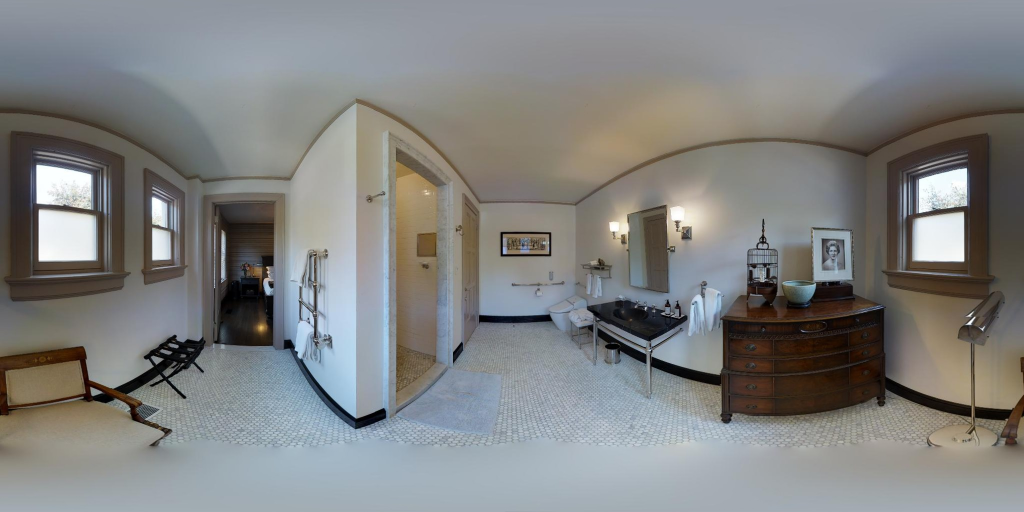
#> input picture DuLa-Net/figs/001.jpg, 2048 x 1024 px (shown at 1/2 size)
$ python -i postproc.py   (imports and definitions only)
#> lines starting #> are read from the running program, lines starting #| are printed output that depends on the picture; after the words box and inside, x2 and y2 are one past the last pixel; in counts of white or black regions, pixels touching at a corner belong together
import os
import sys
import math

import numpy as np
import cv2
from skimage import draw

import Utils
import config as cf


def safe_find_contours(img, mode, method):
    """Wrapper for OpenCV 3.x vs 4.x compatibility"""
    contours_info = cv2.findContours(img, mode, method)
    if len(contours_info) == 3:  # OpenCV 3.x
        _, contours, hierarchy = contours_info
    else:  # OpenCV 4.x
        contours, hierarchy = contours_info
    return contours, hierarchy


def fit_floorplan(data):

    # Thresholding by 0.5
    _, data_thresh = cv2.threshold(data, 0.5, 1, 0)
    data_thresh = np.uint8(data_thresh)

    # Find contours
    data_cnt, data_heri = safe_find_contours(data_thresh, cv2.RETR_LIST, cv2.CHAIN_APPROX_SIMPLE)
    data_cnt.sort(key=lambda x: cv2.contourArea(x), reverse=True)

    # Largest bounding box
    sub_x, sub_y, w, h = cv2.boundingRect(data_cnt[0])
    data_sub = data_thresh[sub_y:sub_y+h, sub_x:sub_x+w]

    # Contours on cropped
    data_cnt, data_heri = safe_find_contours(data_sub, cv2.RETR_LIST, cv2.CHAIN_APPROX_SIMPLE)
    data_cnt.sort(key=lambda x: cv2.contourArea(x), reverse=True)
    epsilon = 0.005 * cv2.arcLength(data_cnt[0], True)
    approx = cv2.approxPolyDP(data_cnt[0], epsilon, True)

    # Regression analysis on edges
    x_lst = [0, ]
    y_lst = [0, ]
    for i in range(len(approx)):
        p1 = approx[i][0]
        p2 = approx[(i+1) % len(approx)][0]

        if (p2[0]-p1[0]) == 0:
            slope = 10
        else:
            slope = abs((p2[1]-p1[1]) / (p2[0]-p1[0]))

        if slope <= 1:
            s = int((p1[1] + p2[1]) / 2)
            y_lst.append(s)
        elif slope > 1:
            s = int((p1[0] + p2[0]) / 2)
            x_lst.append(s)

    x_lst.append(data_sub.shape[1])
    y_lst.append(data_sub.shape[0])
    x_lst.sort()
    y_lst.sort()

    # Merge close points
    diag = math.sqrt(math.pow(data_sub.shape[1], 2) + math.pow(data_sub.shape[0], 2))

    def merge_near(lst):
        group = [[0, ]]
        for i in range(1, len(lst)):
            if lst[i] - np.mean(group[-1]) < diag * 0.05:
                group[-1].append(lst[i])
            else:
                group.append([lst[i], ])
        group = [int(np.mean(x)) for x in group]
        return group

    x_lst = merge_near(x_lst)
    y_lst = merge_near(y_lst)

    # Build floorplan grid
    ans = np.zeros((data_sub.shape[0], data_sub.shape[1]))
    for i in range(len(x_lst)-1):
        for j in range(len(y_lst)-1):
            sample = data_sub[y_lst[j]:y_lst[j+1], x_lst[i]:x_lst[i+1]]
            score = sample.mean()
            if score >= 0.5:
                ans[y_lst[j]:y_lst[j+1], x_lst[i]:x_lst[i+1]] = 1

    # Final contours
    pred = np.uint8(ans)
    pred_cnt, pred_heri = safe_find_contours(pred, cv2.RETR_LIST, cv2.CHAIN_APPROX_SIMPLE)
    pred_cnt.sort(key=lambda x: cv2.contourArea(x), reverse=True)
    polygon = [(p[0][1], p[0][0]) for p in pred_cnt[0][::-1]]

    Y = np.array([p[0]+sub_y for p in polygon])
    X = np.array([p[1]+sub_x for p in polygon])
    fp_pts = np.concatenate((Y[np.newaxis, :], X[np.newaxis, :]), axis=0)

    # Draw floorplan
    fp_pred = np.zeros(data.shape)
    rr, cc = draw.polygon(fp_pts[0], fp_pts[1])
    rr = np.clip(rr, 0, data.shape[0]-1)
    cc = np.clip(cc, 0, data.shape[1]-1)
    fp_pred[rr, cc] = 1

    return fp_pts, fp_pred


def run(fp_prob, fc_prob_up, fc_prob_down, height_pred):

    # Normalize floor-ceiling map
    scale = cf.camera_h / (height_pred - cf.camera_h)
    fc_prob_down_r = Utils.resize_crop(fc_prob_down, scale, cf.fp_size)

    # Fuse maps
    fp_prob_fuse = fp_prob * 0.5 + fc_prob_up * 0.25 + fc_prob_down_r * 0.25

    # Run 2D floorplan fitting
    fp_pts, fp_pred = fit_floorplan(fp_prob_fuse)

    return fp_pts, fp_pred

>>> import cv2
>>> picture = cv2.imread('figs/001.jpg', cv2.IMREAD_GRAYSCALE)
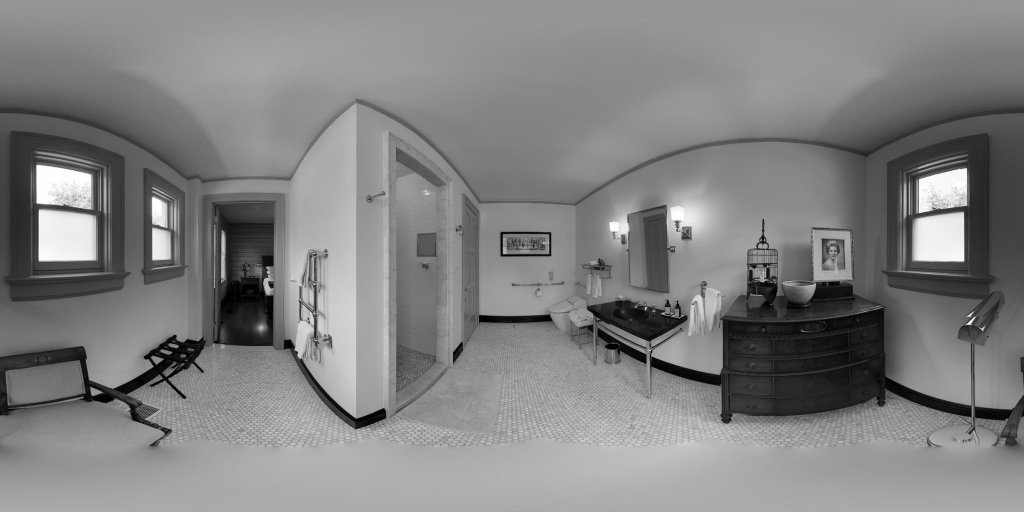
#> picture: shape (1024, 2048) (shown at 1/2 size); min 0, max 255, mean 129.3
>>> result = fit_floorplan(picture)
#> in fit_floorplan, `_, data_thresh = cv2.threshold(data, 0.5, 1, 0)`:
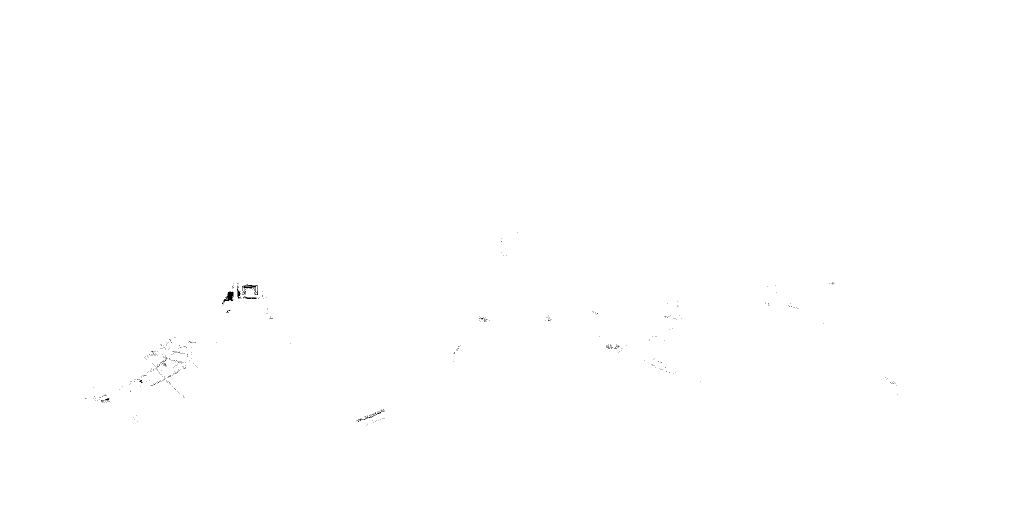
#> data_thresh: shape (1024, 2048) (shown at 1/2 size); values 0 (black) and 1 (white), 99.9% white; black in thin lines or dots, all inside (x1, y1, x2, y2) = (170, 465, 1795, 851)
#> in safe_find_contours, `contours_info = cv2.findContours(img, mode, method)`: contours_info = 553 contours, 541 with area under 20; largest, box (x1, y1, x2, y2) and area: (0, 0, 2048, 1024) 2094081, (446, 582, 469, 608) 291, (486, 568, 517, 578) 194, (473, 570, 482, 598) 115, (485, 592, 514, 599) 84
#> in safe_find_contours, `contours, hierarchy = contours_info`: contours has the same summary as contours_info
#> in fit_floorplan, `data_cnt, data_heri = safe_find_contours(data_thresh, cv2.RETR_LIST, c..`: data_cnt has the same summary as contours_info in safe_find_contours; data_heri = 553 rows, first 6: [1, -1, -1, -1], [2, 0, -1, -1], [3, 1, -1, -1], [4, 2, -1, -1], [5, 3, -1, -1], [6, 4, -1, -1]
#> in fit_floorplan, `sub_x, sub_y, w, h = cv2.boundingRect(data_cnt[0])`: sub_x = 0; w = 2048; h = 1024
#> in fit_floorplan, `epsilon = 0.005 * cv2.arcLength(data_cnt[0], True)`: epsilon = 30.7
#> in fit_floorplan, `approx = cv2.approxPolyDP(data_cnt[0], epsilon, True)`: approx = [[0, 0], [0, 1023], [2047, 1023], [2047, 0]]
#> the loop in fit_floorplan, `for i in range(len(approx)):` made 4 passes
#> (p1, p2, slope, s) on passes 1, 3: ([0, 0], [0, 1023], 10, 0), ([2047, 1023], [2047, 0], 10, 2047)
#> (p2, slope, s) on pass 2: ([2047, 1023], 0, 1023)
#> after the loop in fit_floorplan, `for i in range(len(approx)):`: x_lst = [0, 0, 2047]; y_lst = [0, 1023, 0]
#> the loop in merge_near, `for i in range(1, len(lst)):` made 3 passes
#> after the loop in merge_near, `for i in range(1, len(lst)):`: group = [[0, 0], [2047, 2048]]
#> in merge_near, `group = [int(np.mean(x)) for x in group]`: group = [0, 2047]
#> the loop in merge_near (call 2), `for i in range(1, len(lst)):` made 3 passes
#> in fit_floorplan, `y_lst = merge_near(y_lst)`: y_lst = [0, 1023]
#> the loop in fit_floorplan, `for i in range(len(x_lst)-1):` made 1 pass
#> after the loop in fit_floorplan, `for i in range(len(x_lst)-1):`:
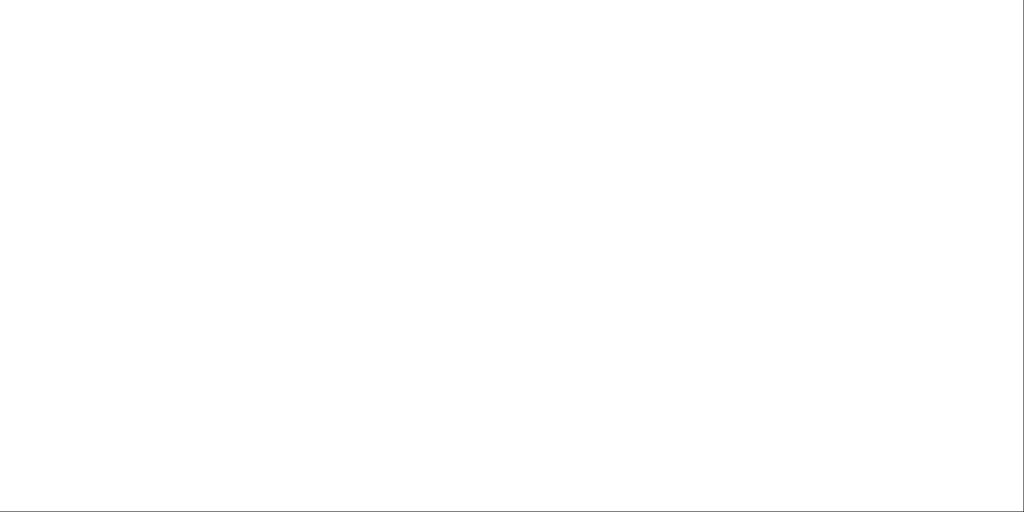
#> ans: shape (1024, 2048) float64 (shown at 1/2 size); values 0 (black) and 1 (white), 99.9% white; black in thin lines or dots
#> in safe_find_contours (call 3), `contours_info = cv2.findContours(img, mode, method)`: contours_info = 1 contour; box (x1, y1, x2, y2) and area: (0, 0, 2047, 1023) 2091012
#> in fit_floorplan, `pred_cnt, pred_heri = safe_find_contours(pred, cv2.RETR_LIST, cv2.CHAI..`: pred_cnt = [[[0, 0], [0, 1022], [2046, 1022], [2046, 0]]]; pred_heri = [[-1, -1, -1, -1]]
#> in fit_floorplan, `polygon = [(p[0][1], p[0][0]) for p in pred_cnt[0][::-1]]`: polygon = [(0, 2046), (1022, 2046), (1022, 0), (0, 0)]
#> in fit_floorplan, `Y = np.array([p[0]+sub_y for p in polygon])`: Y = [0, 1022, 1022, 0]
#> in fit_floorplan, `X = np.array([p[1]+sub_x for p in polygon])`: X = [2046, 2046, 0, 0]
#> in fit_floorplan, `fp_pts = np.concatenate((Y[np.newaxis, :], X[np.newaxis, :]), axis=0)`: fp_pts = [[0, 1022, 1022, 0], [2046, 2046, 0, 0]]

$ run again, on DuLa-Net/figs/004.jpg
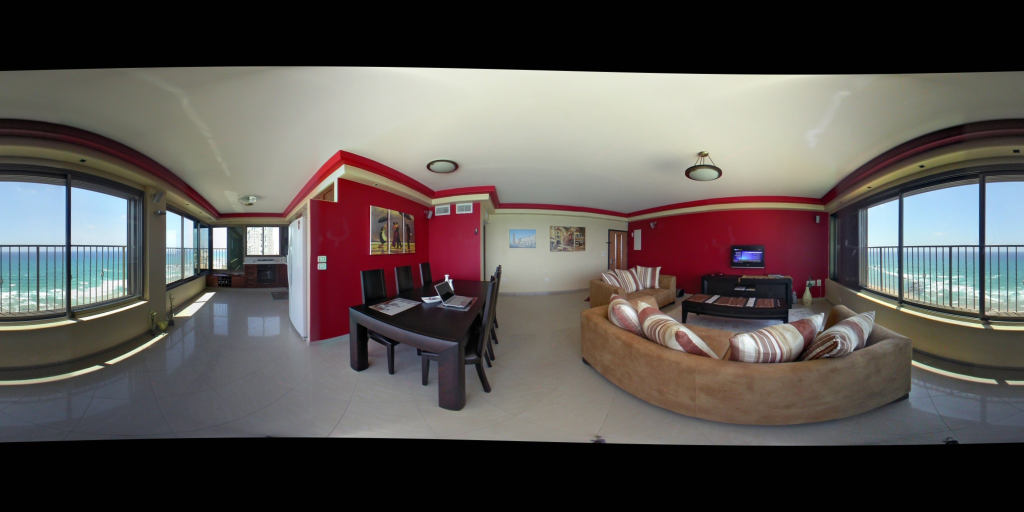
#> input picture DuLa-Net/figs/004.jpg, 2048 x 1024 px (shown at 1/2 size)
#> `picture = cv2.imread('figs/001.jpg', cv2.IMREAD_GRAYSCALE)`:
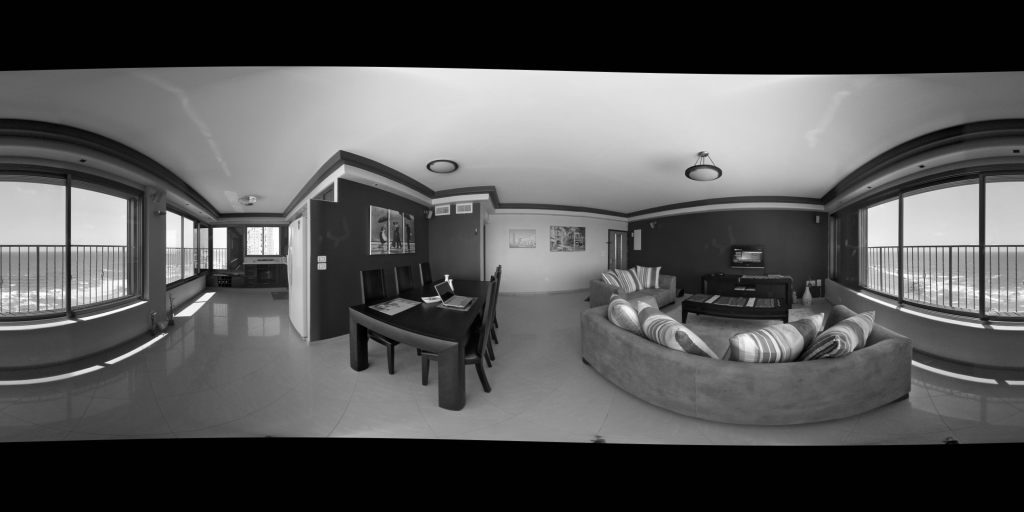
#> picture: shape (1024, 2048) (shown at 1/2 size); min 0, max 255, mean 85.9
#> in fit_floorplan, `_, data_thresh = cv2.threshold(data, 0.5, 1, 0)`:
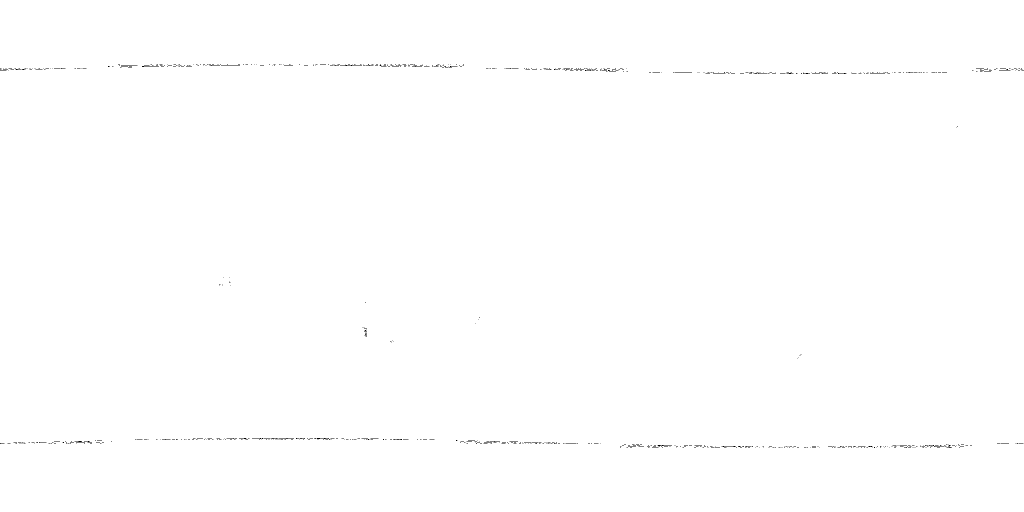
#> data_thresh: shape (1024, 2048) (shown at 1/2 size); values 0 (black) and 1 (white), 99.8% white; black in thin lines or dots, all inside (x1, y1, x2, y2) = (0, 128, 2048, 896)
#> contours_info = 806 contours, 716 with area under 20; largest, box (x1, y1, x2, y2) and area: (0, 0, 2048, 1024) 2094022, (687, 129, 725, 133) 77, (283, 131, 319, 135) 72, (1348, 144, 1385, 147) 70, (1739, 143, 1772, 148) 66
#> contours has the same summary as contours_info
#> data_cnt has the same summary as contours_info in safe_find_contours; data_heri = 806 rows, first 6: [1, -1, -1, -1], [2, 0, -1, -1], [3, 1, -1, -1], [4, 2, -1, -1], [5, 3, -1, -1], [6, 4, -1, -1]
#> sub_x = 0; w = 2048; h = 1024
#> epsilon = 30.97
#> approx = [[0, 0], [0, 1023], [2047, 1023], [2047, 0]]
#> the loop in fit_floorplan, `for i in range(len(approx)):` made 4 passes
#> (p1, p2, slope, s) on passes 1, 3: ([0, 0], [0, 1023], 10, 0), ([2047, 1023], [2047, 0], 10, 2047)
#> after the loop in fit_floorplan, `for i in range(len(approx)):`: x_lst = [0, 0, 2047]; y_lst = [0, 1023, 0]
#> the loop in merge_near, `for i in range(1, len(lst)):` made 3 passes
#> after the loop in merge_near, `for i in range(1, len(lst)):`: group = [[0, 0], [2047, 2048]]
#> in merge_near, `group = [int(np.mean(x)) for x in group]`: group = [0, 2047]
#> the loop in merge_near (call 2), `for i in range(1, len(lst)):` made 3 passes
#> in fit_floorplan, `y_lst = merge_near(y_lst)`: y_lst = [0, 1023]
#> the loop in fit_floorplan, `for i in range(len(x_lst)-1):` made 1 pass
#> pred: shape (1024, 2048); values 0 (black) and 1 (white), 99.9% white; black in thin lines or dots
#> contours_info = 1 contour; box (x1, y1, x2, y2) and area: (0, 0, 2047, 1023) 2091012
#> pred_cnt = [[[0, 0], [0, 1022], [2046, 1022], [2046, 0]]]; pred_heri = [[-1, -1, -1, -1]]
#> polygon = [(0, 2046), (1022, 2046), (1022, 0), (0, 0)]
#> Y = [0, 1022, 1022, 0]
#> X = [2046, 2046, 0, 0]
#> fp_pts = [[0, 1022, 1022, 0], [2046, 2046, 0, 0]]
